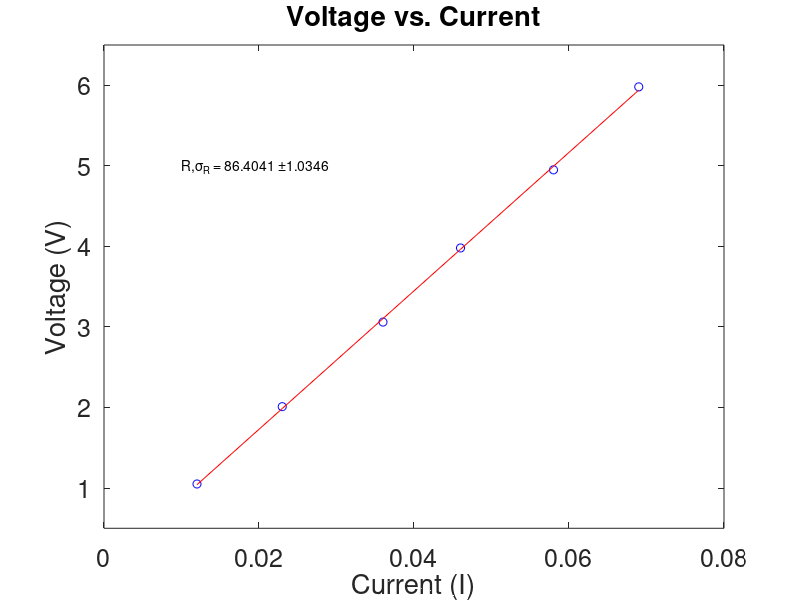

Recreate this plot in MATLAB.
clearvars
format long
RHO=1./1.45e6;% Siemens(1/Ωm)
I=[0.012,0.023,0.036,0.046,0.058,0.06900000000000001];% Current
V=[1.05,2.01,3.06,3.98,4.95,5.98];% Voltage
N=length(I);% Length
R=V./I;% Voltage / Current
figure(1),plot(I,V,'ob');
hold on
fontSize=18;
set(gca,'fontSize',fontSize);
title('Voltage vs. Current');
xlabel('Current (I)');
ylabel('Voltage (V)');
R1=mean(R);
SIGMAR=std(R);
T1=['R,\sigma_{R} = ' num2str(R1) ' \pm' num2str(SIGMAR)];
P=polyfit(I,V,1);
F=P(1)*I+P(2);
H=figure(1),plot(I,F,'-r');
ylim([0.5,6.5]);
xlim([0,0.08]);
text(0.01,5,T1);
exportgraphics(H,'Lab1_1.pdf');